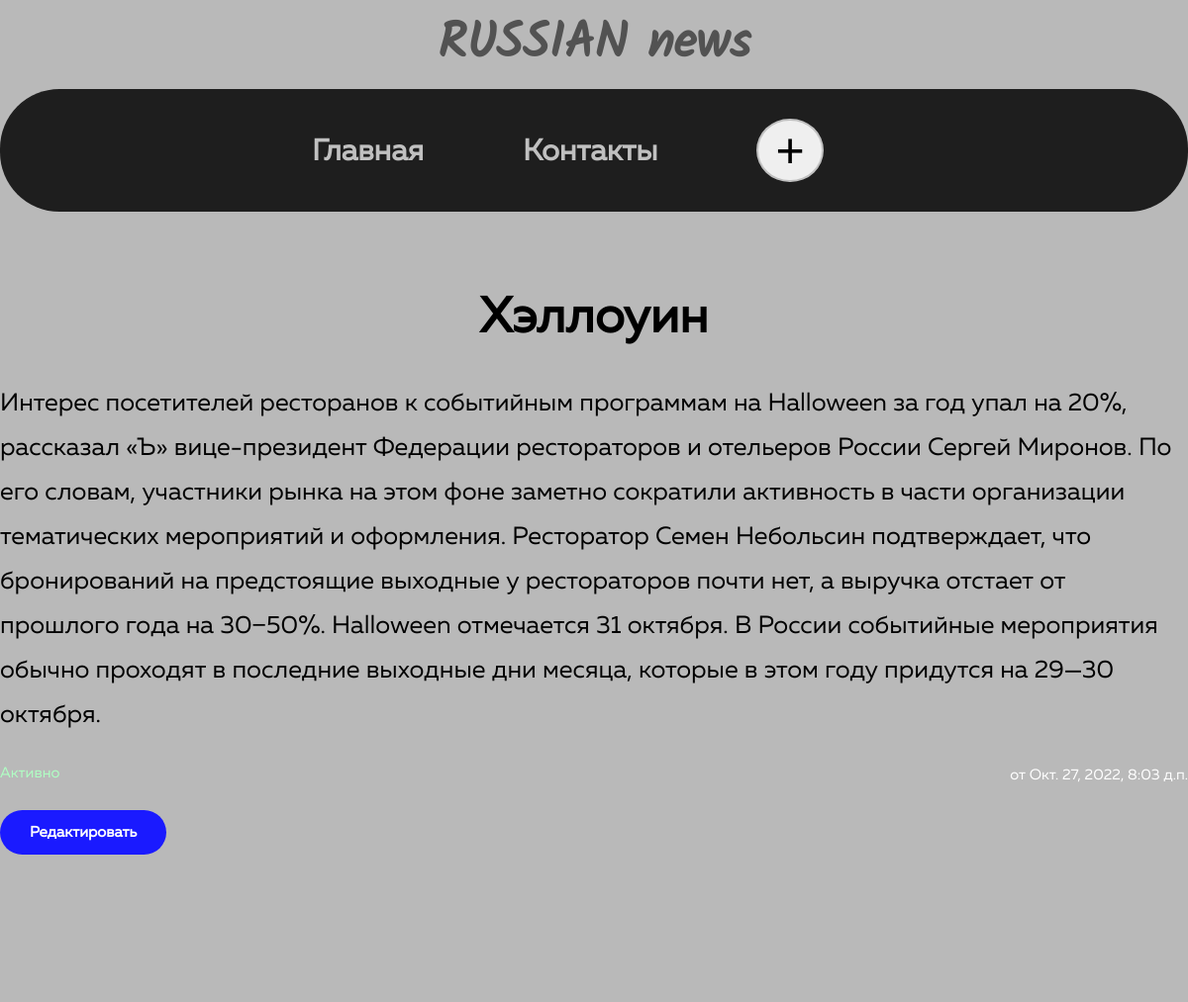
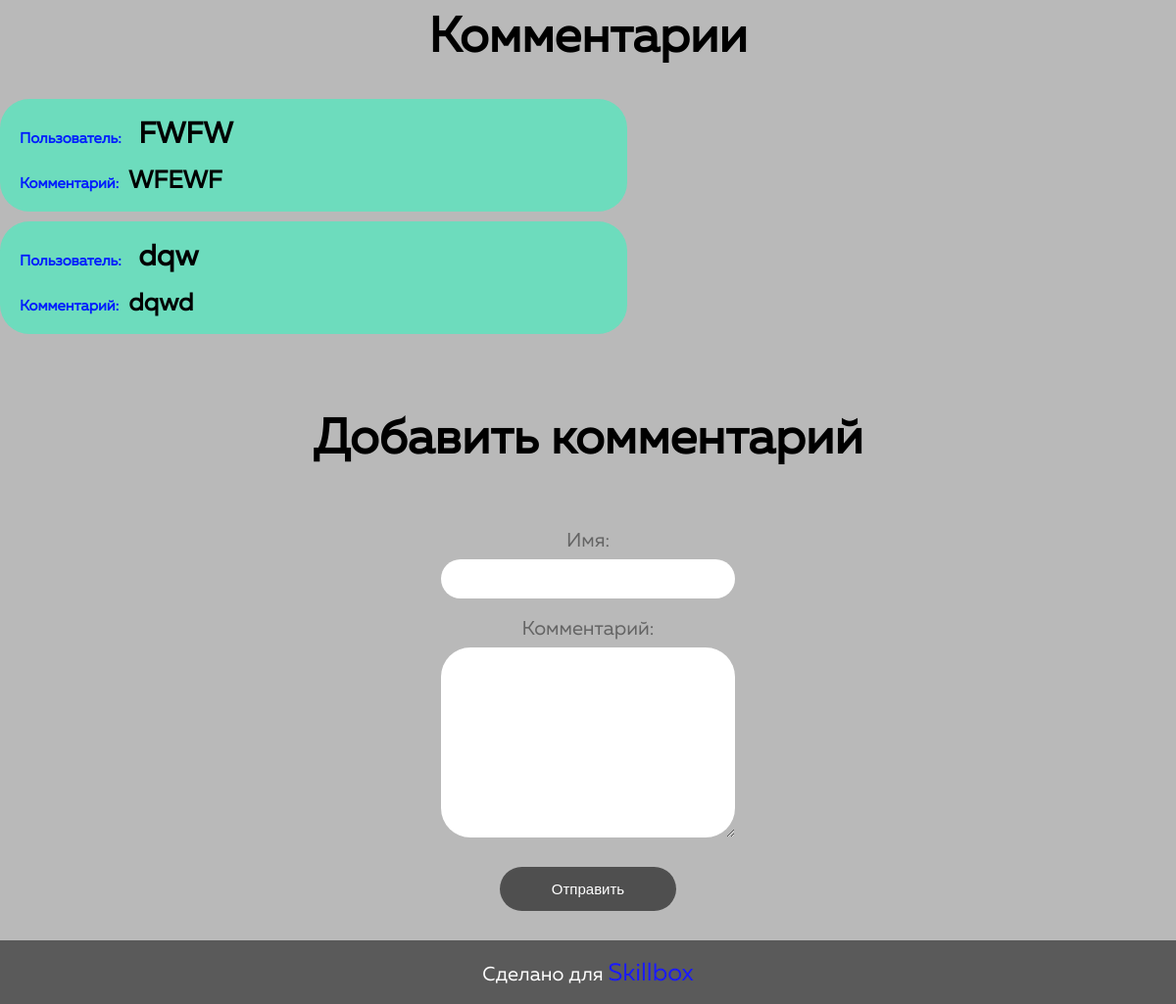
/2, run on the app's committed database (2 pictures, top to bottom).
### add_news/models.py (models this page shows, shortened)
class Articles(models.Model):
    title = models.CharField(max_length=100, verbose_name='Заголовок статьи')
    anons = models.CharField(max_length=250, verbose_name='Анонс')
    text_news = models.TextField(max_length=2000, verbose_name='Текст новости')
    date_add = models.DateTimeField(verbose_name='Дата публикации')
    update_date = models.DateTimeField(verbose_name='Дата редактирования')
    activity = models.BooleanField(default=True)
    class Meta:
        verbose_name = 'Новость'
        verbose_name_plural = 'Новости'

class Comments(models.Model):
    username = models.CharField(max_length=20, verbose_name='Имя')
    text_comment = models.TextField(verbose_name='Комментарий')
    news = models.ForeignKey('Articles', null=True, on_delete=models.CASCADE, verbose_name='Новость',
                             related_name='comment_news')
    class Meta:
        verbose_name = 'Комментарий'
        verbose_name_plural = 'Комментарии'

### add_news/views.py (the view, shortened to what this page needs)
# urls.py: path('<int:pk>', NewsDetail.as_view(), name='news_detail'),
class NewsDetail(generic.DetailView):
    model = Articles
    template_name = 'add_news/detail_news.html'
    context_object_name = 'detail_news'
    def get_context_data(self, **kwargs):
        context = super().get_context_data(**kwargs)
        context['news_id'] = self.object.id
        context['comments_list'] = Comments.objects.filter(news_id=self.object.id)
        context['comment_form'] = CommentsForm()
        return context

### add_news/forms.py
class CommentsForm(ModelForm):
    class Meta:
        model = Comments
        fields = ['username', 'text_comment']
        widgets = {
             'username': TextInput(attrs={
                 'class': 'comments__user',
             }),
             'text_comment': Textarea(attrs={
                 'class': 'comments__text',
             })
         }

### add_news/templates/add_news/detail_news.html (shortened to what this page needs)
{% load static %}
<html lang="ru">
<head>
    <link rel="stylesheet" href="{% static 'add_news/css/style.css' %}" type="text/css">
</head>
<body>
     <header class="header">
        <div class="header__top">
            <div class="container">
                <a class="header__logo-link link" href="{% url 'news' %}">RUSSIAN news</a>
            </div>
        </div>
        <div class="header__button">
            <div class="container">
                <nav class="header__nav">
                    <ul class="header__nav-list list">
                        <li class="header__list-item"><a href="{% url 'news' %}" class="header__nav-link link">Главная</a></li>
                        <li class="header__list-item"><a href="{% url 'contacts' %}" class="header__nav-link link">Контакты</a></li>
                        <li class="header__list-item">
                            <a href="{% url 'create' %}" class="header__nav-link link"><button class="header__btn">+</button>
                            </a></li>
                    </ul>
                </nav>
            </div>
        </div>
    </header>
    <section class="detail">
        <div class="container">
             <h3 class="about__heading">{{detail_news.title}}</h3>
             <p class="detail__text">{{detail_news.text_news}}</p>
             <span class="detail__date">от {{detail_news.update_date}}</span>
            {% if detail_news.activity %}
            <p class="detail__active">Активно</p>
            {% else %}
            <p class="detail__active">В архиве</p>
            {% endif %}
             <a href="{% url 'news_edit' detail_news.id %}" class="detail_link link">Редактировать</a>
        </div>
    </section>
    <section class="comments">
        <div class="container">
            <h2 class="about__heading">Комментарии</h2>
            {% if comments_list %}
            <ul class="comments__list list">
                {% for el in comments_list %}
                <li class="comments__item">
                    <p class="comments__author"><span class="comments__span">Пользователь:</span> {{el.username}}</p>
                    <p class="comments__descr"><span class="comments__span">Комментарий:</span>{{el.text_comment}}</p>
                </li>
                {% endfor %}
            </ul>
            {% else %}
                <p class="comments__none">Комментариев нет</p>
            {% endif %}
        </div>
    </section>
    <section class="comment">
        <div class="container">
             <h3 class="about__heading">Добавить комментарий</h3>
             <form method="post" class="comments__form">
                 {{comment_form.as_p}}
                 <button type="submit" class="comments__btn">Отправить</button>
             </form>
        </div>
    </section>
    <footer class="footer">
        <div class="container">
            <div class="footer__span-block">
                <span class="footer__span">Сделано для <a href="https://skillbox.ru/" class="footer__link link" target="_blank">
                    Skillbox
                </a>
                </span>
            </div>
        </div>
    </footer>
</body>
</html>

### add_news/static/add_news/css/style.css (style rules this page uses)
* { margin: 0; padding: 0; }
body { min-width: 320px; background-color: #b9b9b9; font-family: 'Muller', sans-serif; }
.link { display: inline-block; text-decoration: none; }
.list { list-style: none; }
.header__top { padding: 20px 0; text-align: center; }
.container { margin: 0 auto; width: 1200px; }
.header__logo-link { font-family: 'Kalm', sans-serif; font-size: 50px; line-height: 100%; font-weight: 900; color: #525252; }
.header__nav { padding: 30px; border-radius: 60px; background-color: #1e1e1e; }
.header__nav-list { display: flex; margin: 0 auto; align-items: center; width: 50%; }
.header__list-item:not(:last-child) { margin-right: 100px; }
.header__nav-link { font-size: 30px; line-height: 100%; font-weight: 600; color: #c0c0c0; transition: color .5s ease-in-out; }
.header__btn { padding: 5px 17px; font-size: 50px; line-height: 100%; border: 2px solid #c0c0c0; border-radius: 100%; cursor: pointer; }
.about__heading { margin-bottom: 40px; font-size: 50px; line-height: 100%; text-align: center; }
.detail { padding: 80px 0; }
.detail__text { margin-bottom: 30px; font-size: 25px; line-height: 45px; }
.detail__date { float: right; font-size: 15px; color: white; }
.detail__active { margin-bottom: 30px; font-size: 15px; line-height: 100%; color: #afffc3; }
.comments { padding: 80px 0; }
.comments__form { display: flex; flex-direction: column; position: relative; margin: 0 auto; padding: 30px; width: 50%; text-align: center; }
label { display: flex; flex-direction: column; margin-bottom: 10px; font-size: 20px; line-height: 100%; color: #646464; }
.comments__user { margin-bottom: 20px; padding: 20px; width: 50%; height: 15px; border: none; border-radius: 30px; }
.comments__text { margin-bottom: 30px; padding: 22px; width: 50%; border: none; border-radius: 30px; }
.comments__btn { display: inline-block; margin: 0 auto; padding: 15px 30px; width: 30%; border: none; border-radius: 30px; background-color: #4f4f4f; font-size: 15px; line-height: 100%; color: #ffffff; transition: background-color .5s ease-in-out; cursor: pointer; }
.detail_link { display: inline-block; padding: 15px 30px; background-color: #1a1aff; border-radius: 30px; font-size: 15px; line-height: 100%; font-weight: 600; color: #ffffff; }
.comments__item { padding: 20px; width: 50%; background-color: #6DDCBD; border-radius: 30px; }
.comments__item:not(:last-child) { margin-bottom: 10px; }
.comments__span { margin-right: 10px; font-size: 15px; line-height: 100%; font-weight: 600; color: #001dff; }
.comments__author { margin-bottom: 20px; font-size: 30px; line-height: 100%; font-weight: 900; }
.comments__descr { font-size: 25px; line-height: 100%; font-weight: 900; }
.footer { background-color: #5a5a5a; }
.footer__span-block { padding: 20px 0; text-align: center; }
.footer__span { font-size: 20px; line-height: 100%; color: #ffffff; }
.footer__link { display: inline-block; font-size: 25px; line-height: 100%; color: #1a1aff; }

### data on the page
Articles: title "Хэллоуин", text_news "Интерес посетителей ресторанов к событийным программам на Halloween за год упал на 20%, рассказал «Ъ» вице-президент Федерации рестораторов и отельеров России Сергей Миронов. По его словам, участники рынка на этом фоне заметно сократили активность в части организации тематических мероприятий и оформления. Ресторатор Семен Небольсин подтверждает, что бронирований на предстоящие выходные у рестораторов почти нет, а выручка отстает от прошлого года на 30−50%. Halloween отмечается 31 октября. В России событийные мероприятия обычно проходят в последние выходные дни месяца, которые в этом году придутся на 29—30 октября.", update_date "Окт. 27, 2022, 8:03 д.п."
Comments: username "FWFW", text_comment "WFEWF"
Comments: username "dqw", text_comment "dqwd"
